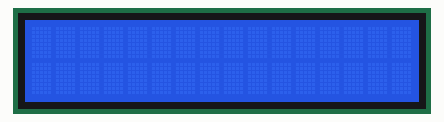
Recording of a sketch running on a simulated Arduino Uno, built with avr-gcc and run on an emulated ATmega328P. Shown: 16×2 character LCD. What the sketch prints to the serial monitor is not drawn.

Above: at 0.1 s.
At 1.16 s:
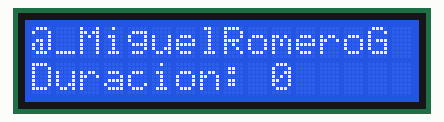

The sketch:

medicion_pulso.ino
```cpp
#include <LiquidCrystal.h>
LiquidCrystal lcd(8, 9, 10, 11, 12, 13);

unsigned long duracion;

void setup() {
Serial.begin(9600);
lcd.begin(16,2);
pinMode(0, INPUT);
}

void loop() {

duracion = pulseIn(0, HIGH);
Serial.print(duracion);
  lcd.setCursor(0,0);
  lcd.print("@_MiguelRomeroG");
  lcd.setCursor(0,1);
  lcd.print("Duracion: ");
  lcd.setCursor(10,1);
  lcd.print(duracion);
  delay(200);
  lcd.clear();

}
```
